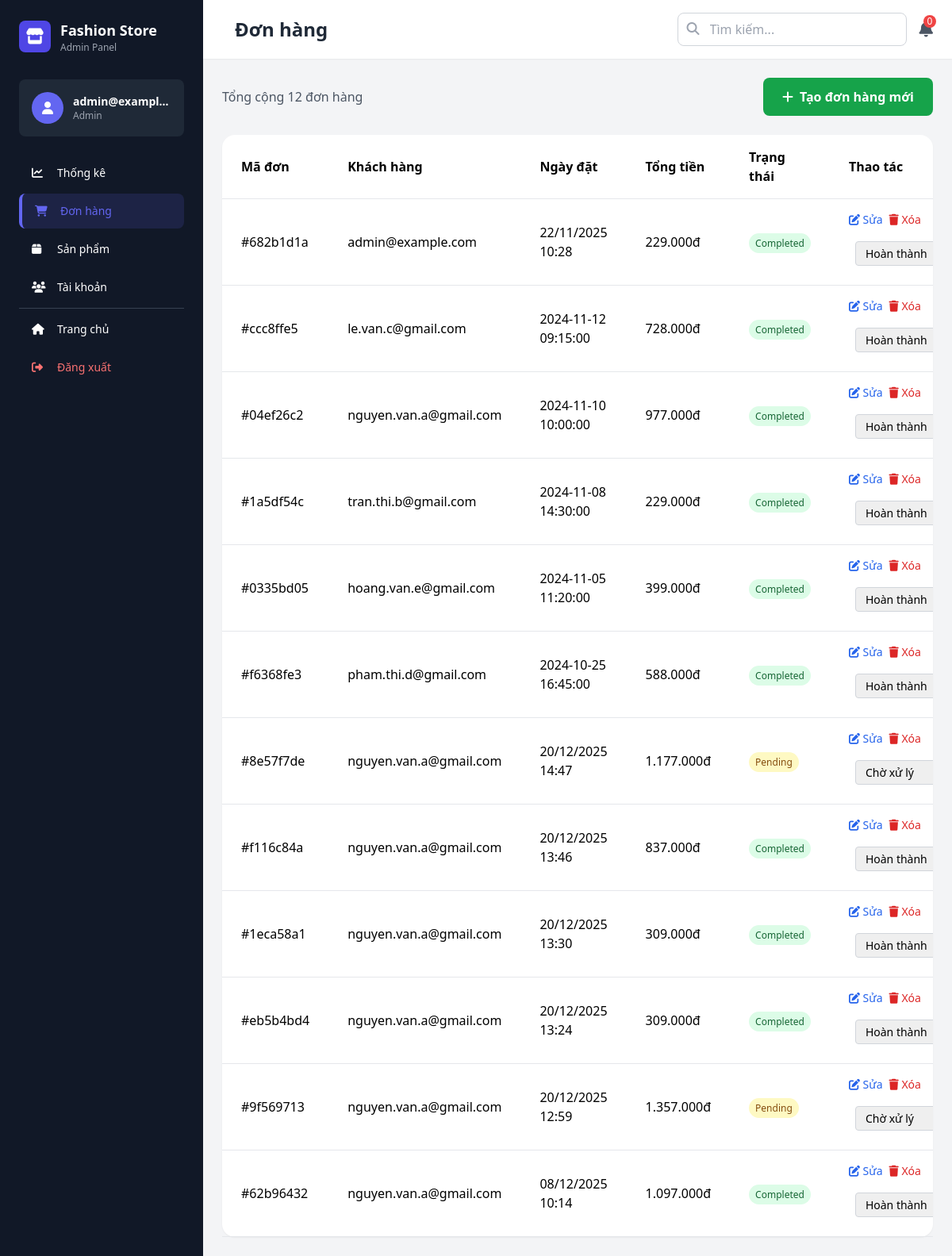
/admin/orders (signed in), run on the app's committed database.
### database.py (models this page shows)
class Order(db.Model):
    __tablename__ = 'orders'
    id = db.Column(db.String(36), primary_key=True)
    user_email = db.Column(db.String(120), db.ForeignKey('users.email'), nullable=False)
    items = db.Column(db.Text, nullable=False)  # JSON array
    shipping_info = db.Column(db.Text)  # JSON object
    subtotal = db.Column(db.Integer, nullable=False)
    shipping = db.Column(db.Integer, default=0)
    voucher_discount = db.Column(db.Integer, default=0)
    total = db.Column(db.Integer, nullable=False)
    payment_method = db.Column(db.String(50))
    payment_status = db.Column(db.String(20), default='pending')
    status = db.Column(db.String(20), default='pending')
    notes = db.Column(db.Text)
    created_at = db.Column(db.String(50))
    def to_dict(self):
        return {
            'id': self.id,
            'user_email': self.user_email,
            'order_items': json.loads(self.items) if self.items else [],
            'shipping_info': json.loads(self.shipping_info) if self.shipping_info else {},
            'subtotal': self.subtotal,
            'shipping': self.shipping,
            'voucher_discount': self.voucher_discount,
            'total': self.total,
            'payment_method': self.payment_method,
            'payment_status': self.payment_status,
            'status': self.status,
            'notes': self.notes,
            'created_at': self.created_at
        }

### flask_clothing_store.py (the view)
@app.route('/admin/orders')
@staff_required
def admin_orders():
    orders = [o.to_dict() for o in Order.query.all()]
    orders.sort(key=lambda x: x['created_at'], reverse=True)
    return render_template('admin/orders.html', orders=orders)

### flask_clothing_store.py (called while the page is built)
def staff_required(f):
    @wraps(f)
    def decorated_function(*args, **kwargs):
        if 'user' not in session or session['user']['role'] not in ['admin', 'staff']:
            flash('Đây là khu vực dành cho nhân viên', 'error')
            return redirect(url_for('home'))
        return f(*args, **kwargs)
    return decorated_function

def format_price(price):
    return f"{price:,.0f}đ".replace(',', '.')

@app.context_processor
def utility_processor():
    return {
        'now': datetime.datetime.now(),
        'wishlist_count': lambda: len(get_wishlist()),
        'cart_count': lambda: len(get_cart()),
        'format_price': format_price,
        'get_featured_products': get_featured_products,
        'get_best_sellers': get_best_sellers,
        'get_categories': get_categories,
        'get_wishlist': get_wishlist
    }

### templates/admin/orders.html (shortened to what this page needs)
{% extends "admin/base_admin.html" %}
{% block page_title %}Đơn hàng{% endblock %}
{% block content %}
<div class="flex justify-between items-center mb-6">
    <div>
        <p class="text-gray-600">Tổng cộng {{ orders|length }} đơn hàng</p>
    </div>
    {% if session.user.role == 'admin' %}
    <a href="/admin/create-order" class="bg-green-600 text-white px-6 py-3 rounded-lg hover:bg-green-700 transition font-semibold">
        <i class="fas fa-plus mr-2"></i>Tạo đơn hàng mới
    </a>
    {% endif %}
</div>
<div class="bg-white rounded-2xl shadow-sm">
        <div class="overflow-x-auto">
            <table class="w-full">
                <thead>
                    <tr class="border-b border-gray-200">
                        <th class="text-left py-4 px-6">Mã đơn</th>
                        <th class="text-left py-4 px-6">Khách hàng</th>
                        <th class="text-left py-4 px-6">Ngày đặt</th>
                        <th class="text-left py-4 px-6">Tổng tiền</th>
                        <th class="text-left py-4 px-6">Trạng thái</th>
                        <th class="text-left py-4 px-6">Thao tác</th>
                    </tr>
                </thead>
                <tbody>
                    {% for order in orders %}
                    <tr class="border-b border-gray-200 hover:bg-gray-50">
                        <td class="py-4 px-6">#{{ order.id[:8] }}</td>
                        <td class="py-4 px-6">{{ order.user_email }}</td>
                        <td class="py-4 px-6">{{ order.created_at }}</td>
                        <td class="py-4 px-6">{{ format_price(order.total) }}</td>
                        <td class="py-4 px-6">
                            <span class="px-2 py-1 rounded-full text-xs font-medium
                                {% if order.status == 'completed' %}bg-green-100 text-green-800
                                {% elif order.status == 'pending' %}bg-yellow-100 text-yellow-800
                                {% elif order.status == 'shipping' %}bg-blue-100 text-blue-800
                                {% else %}bg-gray-100 text-gray-800{% endif %}">
                                {{ order.status|title }}
                            </span>
                        </td>
                        <td class="py-4 px-6">
                            <div class="flex items-center gap-2 mb-2">
                                <a href="/admin/edit-order/{{ order.id }}" class="text-blue-600 hover:text-blue-800 text-sm">
                                    <i class="fas fa-edit"></i> Sửa
                                </a>
                                {% if session.user.role == 'admin' %}
                                <button onclick="deleteOrder('{{ order.id }}', '#{{ order.id[:8] }}')"
                                        class="text-red-600 hover:text-red-800 text-sm">
                                    <i class="fas fa-trash"></i> Xóa
                                </button>
                                {% endif %}
                            </div>
                            <form method="post" action="{{ url_for('update_order_status') }}" class="flex items-center space-x-2">
                                <select name="status" class="border border-gray-300 rounded px-2 py-1 text-sm">
                                    <option value="pending" {% if order.status == 'pending' %}selected{% endif %}>Chờ xử lý</option>
                                    <option value="completed" {% if order.status == 'completed' %}selected{% endif %}>Hoàn thành</option>
                                </select>
                            </form>
                        </td>
                    </tr>
                    {% endfor %}
                </tbody>
            </table>
        </div>
    </div>
{% endblock %}

### data on the page
Order: id "682b1d1a", user_email "admin@example.com", created_at "22/11/2025 10:28", total "229.000đ", status "Completed", status "Hoàn thành"
Order: id "ccc8ffe5", user_email "le.van.c@gmail.com", created_at "2024-11-12 09:15:00", total "728.000đ", status "Completed", status "Hoàn thành"
Order: id "04ef26c2", user_email "nguyen.van.a@gmail.com", created_at "2024-11-10 10:00:00", total "977.000đ", status "Completed", status "Hoàn thành"
Order: id "1a5df54c", user_email "tran.thi.b@gmail.com", created_at "2024-11-08 14:30:00", total "229.000đ", status "Completed", status "Hoàn thành"
Order: id "0335bd05", user_email "hoang.van.e@gmail.com", created_at "2024-11-05 11:20:00", total "399.000đ", status "Completed", status "Hoàn thành"
Order: id "f6368fe3", user_email "pham.thi.d@gmail.com", created_at "2024-10-25 16:45:00", total "588.000đ", status "Completed", status "Hoàn thành"
Order: id "8e57f7de", user_email "nguyen.van.a@gmail.com", created_at "20/12/2025 14:47", total "1.177.000đ", status "Pending", status "Chờ xử lý"
Order: id "f116c84a", user_email "nguyen.van.a@gmail.com", created_at "20/12/2025 13:46", total "837.000đ", status "Completed", status "Hoàn thành"
Order: id "1eca58a1", user_email "nguyen.van.a@gmail.com", created_at "20/12/2025 13:30", total "309.000đ", status "Completed", status "Hoàn thành"
Order: id "eb5b4bd4", user_email "nguyen.van.a@gmail.com", created_at "20/12/2025 13:24", total "309.000đ", status "Completed", status "Hoàn thành"
Order: id "9f569713", user_email "nguyen.van.a@gmail.com", created_at "20/12/2025 12:59", total "1.357.000đ", status "Pending", status "Chờ xử lý"
Order: id "62b96432", user_email "nguyen.van.a@gmail.com", created_at "08/12/2025 10:14", total "1.097.000đ", status "Completed", status "Hoàn thành"

### other printed values
{{ session.user.email }} "admin@exampl…"
{{ session.user.role }} "Admin"
{{ orders|length }} "12"
